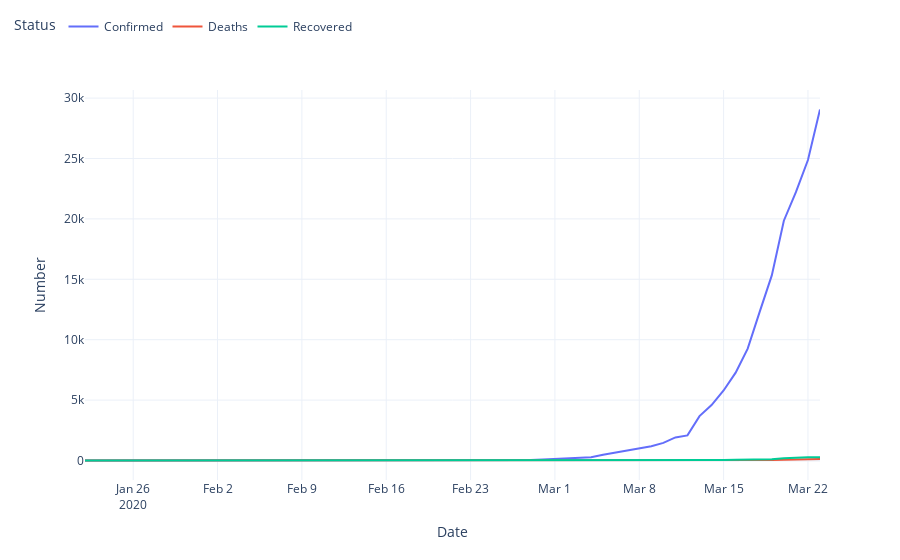

The notebook cell saved with this chart:
### Markdown cell above
#### Plotting

### Code cell
print('Historical COVID-19 data of the selected country')
graphic.plot_historical_data(historical_df)
